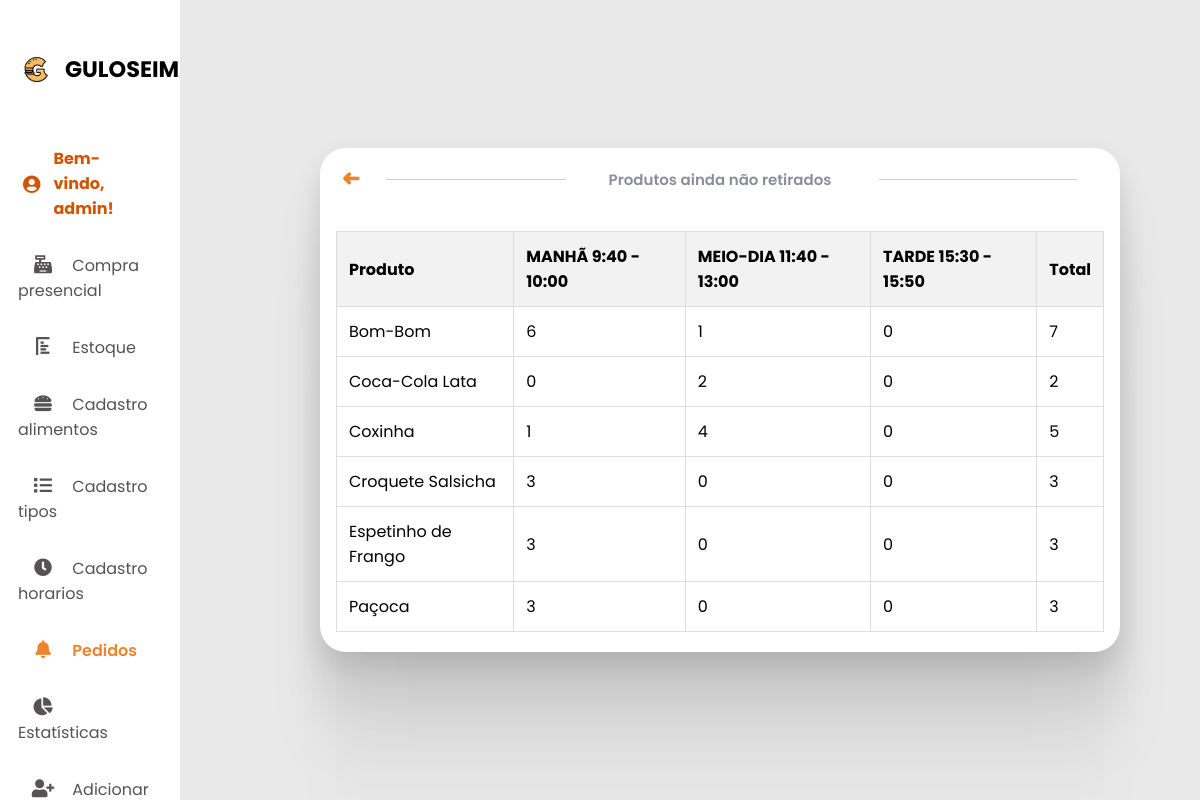
Screenshot of /Site/apenasprodutos.php (signed in) with the database file from the repository.
### tables this page shows
CREATE TABLE `horario` (
  `id` int(11) NOT NULL,
  `horario` varchar(250) NOT NULL,
  `disponibilidade` tinyint(1) NOT NULL
);

### Site/apenasprodutos.php (the view, shortened to what this page needs)
<?php
require_once 'config.php';
$sql_horarios = "SELECT id, horario FROM horario";
$result_horarios = $conexao->query($sql_horarios);
$horarios = [];
if ($result_horarios->num_rows > 0) {
    while ($row = $result_horarios->fetch_assoc()) {
        $horarios[] = $row;
    }
}
$sql_produtos = "SELECT pr.nomeProd AS nome_produto, ";
foreach ($horarios as $horario) {
    $horario_id = $horario['id'];
    $sql_produtos .= "SUM(CASE WHEN p.FK_horario_id = '$horario_id' THEN ip.quantidadeItemPedido ELSE 0 END) AS quantidade_{$horario_id}, ";
}
$sql_produtos .= "SUM(ip.quantidadeItemPedido) AS quantidade_total
                  FROM pedido p
                  JOIN item_pedido ip ON p.id = ip.FK_pedido_id
                  JOIN produto pr ON ip.FK_produto_id = pr.id
                  WHERE p.statusPedido = 'Aguardando Retirada'
                  GROUP BY pr.nomeProd";
$result_produtos = $conexao->query($sql_produtos);
?>
<!DOCTYPE html>
<html lang="en">
<head>
    <link rel="stylesheet" href="style.css" />
    <link rel="stylesheet" href="https://cdnjs.cloudflare.com/ajax/libs/font-awesome/5.15.4/css/all.min.css" />
    <link rel="stylesheet" href="https://cdnjs.cloudflare.com/ajax/libs/animate.css/4.1.1/animate.min.css">
</head>
<body>
    <div class="container">
        <nav>
            <div class="navbar">
                <div class="logo">
                    <img src="Imagens/GULOSEIMA LOGO NOVO.png" alt>
                    <h1>GULOSEIMA</h1>
                </div>
                <ul>
                    <li class="user-name">
                        <i class="fas fa-user-circle"></i>
                        Bem-vindo, <?php echo $_SESSION['nome']; ?>!
                    </li>
                    <li><a href="compraPresencial.php">
                            <i class="fas fa-solid fa-cash-register"></i>
                            <span class="nav-item">Compra
                                presencial</span>
                        </a>
                    </li>
                    <li><a href="cardapioAlimentos.php">
                            <i class="fas fa-solid fa-chart-bar fa-rotate-90"></i>
                            <span class="nav-item">Estoque</span>
                        </a>
                    </li>
                    <li><a href="cadastroAlimentos.php">
                            <i class="fas fa-solid fa-hamburger"></i>
                            <span class="nav-item">Cadastro alimentos</span>
                        </a>
                    </li>
                    <li><a href="cadastrotipos.php">
                            <i class="fas fa-solid fa-list"></i>
                            <span class="nav-item">Cadastro tipos </span>
                        </a>
                    </li>
                    <li><a href="cadastrohorarios.php">
                            <i class="fas fa-solid fa-clock"></i>
                            <span class="nav-item">Cadastro horarios</span>
                        </a>
                    </li>
                    <li><a href="Pedidos.php">
                            <i class="fas fa-solid fa-bell" style="color: #ed842b;"></i>
                            <span class="nav-item" style="color: #ed842b; font-weight: 600;">Pedidos</span>
                        </a>
                    </li>
                    <li><a href="telaGraficos.php">
                            <i class="fas fa-solid fa-chart-pie"></i>
                            <span class="nav-item">Estatísticas</span>
                        </a>
                    </li>
                    <?php if (isset($_SESSION['id']) && $_SESSION['id'] == 1) { ?>
                        <li><a href="adicionarAdmin.php">
                                <i class="fas fa-solid fa-user-plus"></i>
                                <span class="nav-item">Adicionar Admin</span>
                            </a>
                        </li>
                    <?php } ?>
                </ul>
            </div>
        </nav>
        <section style="
            top: 50%;
            left: 60%;
            transform: translate(-50%, -50%);
            position: absolute;
            padding: 20px;
            border-radius: 20px; ">
            <div class="modal" style=" max-height: 97vh;
                overflow-y: auto;
                animation: pulse;
                animation-duration: 1.5s; ">
                <form class="form" method="POST" action="<?php echo $_SERVER['PHP_SELF']; ?>" enctype="multipart/form-data">
                    <div class="separator">
                        <h1 style="transform: rotate(180deg); position: absolute; margin-top: 27.7px;"><a href="Pedidos.php" style=" position: absolute; font-size: 22px; color: #ed842b;">➜</a></h1>
                        <hr class="line" style="margin-left: 20%; width: 100%;">
                        <p>Produtos ainda não retirados</p>
                        <hr class="line" style="margin-left: -17%; width: 110%;">
                    </div>
                </form>
                <table>
                    <thead>
                        <tr>
                            <th>Produto</th>
                            <?php foreach ($horarios as $horario): ?>
                                <th><?php echo htmlspecialchars($horario['horario']); ?></th>
                            <?php endforeach; ?>
                            <th>Total</th>
                        </tr>
                    </thead>
                    <tbody>
                        <?php while ($row = $result_produtos->fetch_assoc()): ?>
                            <tr>
                                <td class="nome_produto"><?php echo htmlspecialchars($row["nome_produto"]); ?></td>
                                <?php foreach ($horarios as $horario): ?>
                                    <td class="quantidade_<?php echo strtolower($horario['id']); ?>">
                                        <?php echo htmlspecialchars($row["quantidade_" . $horario['id']]); ?>
                                    </td>
                                <?php endforeach; ?>
                                <td class="quantidade_total"><?php echo htmlspecialchars($row["quantidade_total"]); ?></td>
                            </tr>
                        <?php endwhile; ?>
                    </tbody>
                </table>
            </div>
    </div>
</body>
</html>

### Site/style.css (style rules this page uses)
* { margin: 0; padding: 0; outline: none; border: none; text-decoration: none; list-style: none; box-sizing: border-box; font-family: "Poppins", sans-serif; }
body { background: rgb(233, 233, 233); overflow-x: hidden; }
.container { display: flex; width: 100%; margin: auto; height: auto; z-index: 10; }
nav { position: sticky; top: 0; left: 0; bottom: 0; width: 15%; height: 110vh; background: #fff; overflow-y: auto; z-index: 10; max-height: 100vh; }
.navbar { width: 80%; margin: 0 auto; z-index: 10; }
.logo { margin: 2rem 0 2.5rem 0; padding-bottom: 0rem; display: flex; align-items: center; width: 2rem; }
.logo img { width: 37px; height: 37px; border-radius: 50%; }
.logo h1 { margin-right: 15rem; text-transform: uppercase; font-size: 1.4rem; }
ul { margin: 0 auto; }
li { padding-bottom: 2rem; }
li a { font-size: 16px; color: rgb(85, 83, 83); }
nav i { width: 50px; font-size: 18px; text-align: center; }
h1 { margin: 20px 10px; }
.modal { width: fit-content; height: fit-content; background: #FFFFFF; box-shadow: 0px 187px 75px rgba(0, 0, 0, 0.01), 0px 105px 63px rgba(0, 0, 0, 0.05), 0px 47px 47px rgba(0, 0, 0, 0.09), 0px 12px 26px rgba(0, 0, 0, 0.1), 0px 0px 0px rgba(0, 0, 0, 0.1); border-radius: 26px; }
.form { display: flex; flex-direction: column; gap: 20px; padding: 20px; }
.separator { width: calc(100% - 20px); display: grid; grid-template-columns: 1fr 2fr 1fr; gap: 10px; color: #8B8E98; margin: 0 10px; }
.separator>p { word-break: keep-all; display: block; text-align: center; font-weight: 600; font-size: 15px; margin: auto; }
.separator .line { display: inline-block; width: 100%; height: 1px; border: 0; background-color: #cecece; margin: auto; }

### Site/apenasprodutos.php (style rules this page uses)
body { overflow: hidden; }
.user-name { color: #D35400; font-weight: bold; margin-right: 20px; display: flex; align-items: center; }
.user-name i { margin-right: 8px; }
table { width: 96%; margin: 2%; border-collapse: collapse; margin-top: 20px; margin-bottom: 20px; }
table, th, td { border: 1px solid #ddd; }
th, td { padding: 12px; text-align: left; }
th { background-color: #f2f2f2; }
.modal { width: fit-content; height: fit-content; background: #FFFFFF; box-shadow: 0px 187px 75px rgba(0, 0, 0, 0.01), 0px 105px 63px rgba(0, 0, 0, 0.05), 0px 47px 47px rgba(0, 0, 0, 0.09), 0px 12px 26px rgba(0, 0, 0, 0.1), 0px 0px 0px rgba(0, 0, 0, 0.1); border-radius: 26px; width: 800px; }

### rows the page displays
horario: horario "MANHÃ 9:40 - 10:00", id "6", id "0", id "1", id "3"
horario: horario "MEIO-DIA 11:40 - 13:00", id "1", id "2", id "4", id "0"
horario: horario "TARDE 15:30 - 15:50", id "0"

### other values shown
$_SESSION['nome'] "admin"
$row["nome_produto"] "Bom-Bom"
$row["quantidade_total"] "7"
$row["nome_produto"] "Coca-Cola Lata"
$row["quantidade_total"] "2"
$row["nome_produto"] "Coxinha"
$row["quantidade_total"] "5"
$row["nome_produto"] "Croquete Salsicha"
$row["quantidade_total"] "3"
$row["nome_produto"] "Espetinho de Frango"
$row["nome_produto"] "Paçoca"
